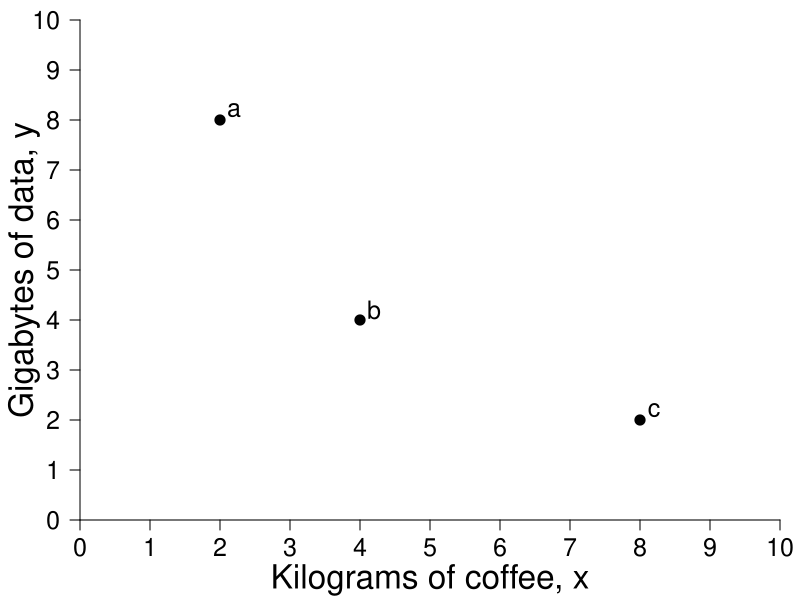

Here is the R script that generated this plot:
#Graph Designer: Simon Halliday
#Authors: Bowles, Foley and Halliday
#Title: Coordination, Conflict and Competition: A Text in Microeconomics

library(shape)
#pdf(file = "indiff_shaded_newSTEP1.pdf", width = 8, height = 6)
#pdf(file = "indiff_shaded_newSTEP2.pdf", width = 8, height = 6)
pdf(file = "constrained_optimization/indiff_bundles_only.pdf", width = 8, height = 6)

#Set parameters for graphics
axislabelsize <- 1.5
labelsize <- 1.1
graphlinewidth <- 2
segmentlinewidth <- 1.5

COL <- c("#7fc97f", "#beaed4", "#fdc086", "#ffff99", "#386cb0", "#f0027f", "#bf5b17", "#666666")
COLA <- c("#e0f3db", "#99d8c9","#66c2a4","#41ae76", "#238b45", "#005824")
COLB <- c("#c6dbef", "#4eb3d3", "#2b8cbe", "#0868ac","#084081")

#Edited the margins to cater for the larger LHS labels
par(mar =  c(4, 4, 1, 1))

uFn <- function(x, y, alpha = 0.5){
  (x^alpha)*(y^(1 - alpha))
}

indiffA <- function(x, alpha = 0.5, uA = 5) {
  (uA / x^alpha)^(1/(1 - alpha))
}

xlims <- c(0, 10)
ylims <- c(0, 10)

npts <- 501 
x <- seq(xlims[1], xlims[2], length.out = npts)
y <- seq(ylims[1], ylims[2], length.out = npts) 
a <- c(2, 4, 6)

plot(0, 0, xlim = xlims, ylim = ylims, type = "n",
     xlab = expression(paste("")),
     ylab = expression(paste("")), 
     xaxt = "n", 
     yaxt = "n", 
     cex.lab = axislabelsize, 
     bty = "n", 
     xaxs="i", 
     yaxs="i"
)


ticksy <- seq(from = 0, to = ylims[2], by = 1)
ylabels <- seq(from = 0, to = ylims[2], by = 1)
ticksx <- seq(from = 0, to = xlims[2], by = 1)
xlabels <- seq(from = 0, to = xlims[2], by = 1)
# ticksy <- c(ylims[1], 5.25, 8, ylims[2])
# ylabels <- c(NA, expression(paste(y,"*")), expression(paste(bar(y))), NA)
# ticksx <- c(xlims[1], 5.25, 8.944272, xlims[2])
# xlabels <- c(NA, expression(paste(x,"*")), expression(paste(bar(x))), NA)

axis(1, at = ticksx, pos = 0, labels = xlabels)
axis(2, at = ticksy, pos = 0, labels = ylabels, las = 1)

npts <- 500 
xx1 <- seq(xlims[1], xlims[2], length.out = npts)
xx2 <- seq(0, xlims[2], length.out = npts)
xx3 <- seq(xlims[1], 0, length.out = npts)

#Draw the polygon for shading the utility areas
# xpoly1 <- seq(from = xlims[1], to = xlims[2], length.out = 500)
# ypoly1 <- indiffA(xpoly1, alpha = 0.5, uA = 4)
# polygon(x = c(xpoly1, rev(xpoly1[1])), y = c(ypoly1, rev(ypoly1)[1]), col=COLA[1], density=NULL, border = NA)
# ypoly1 <- indiffA(xpoly1, alpha = 0.5, uA = 4)
# polygon(x = c(0, 0, xlims[2], xlims[2], 0), y = c(0, indiffA(xlims[2]), indiffA(xlims[2]), 0, 0), col=COLA[1], density=NULL, border = NA)
# 
# 
# polygon(x = c(xlims[2], rev(xpoly1), xpoly1), y = c(ylims[2], rev(ypoly1), ypoly1), col=COLB[1], density=NULL, border = NA)


#Draw the graphs
# lines(xx1, indiffA(xx1, alpha = 0.5, uA = 4), col = COLA[5], lwd = graphlinewidth)

#Label the feasible frontier
# text(3.2, 1, expression("Feasible Frontier"), cex = labelsize)
# text(3.2, 0.5, expression("(production possibilities frontier)"), cex = labelsize)
# Arrows(4.35, 0.95, 8.1, 0.95, col = "black", lty = 1, lwd = 2, arr.type = "triangle", arr.lwd = 0.5)

#Axis labels
mtext(expression(paste("Kilograms of coffee, ", x)), side = 1, line = 2.5, cex = axislabelsize)
text(-0.8, 5, expression(paste("Gigabytes of data, ", y)), xpd = TRUE, cex = axislabelsize, srt = 90) 


# contour(x, y, 
#         outer(x, y, uFn),
#         drawlabels = FALSE,
#         col = COLB[3],
#         lwd = graphlinewidth,
#         levels = a, 
#         xaxs="i", 
#         yaxs="i", 
#         add = TRUE)


#Label the indifference curves
# text(9.5, 1.3, expression(u[1]^A == 4), cex = labelsize)

# text(3, 3, expression(u^A < 4), cex = labelsize)
# text(3, 2.5, expression(paste("Worse than ", u[1]^A)), cex = labelsize)

# text(7, 7, expression(u^A > 4), cex = labelsize)
# text(7, 6.5, expression(paste("Better than ", u[1]^A)), cex = labelsize)
#text(9.5, 3.15, expression(u[2]^A), cex = labelsize)
#text(9.5, 5.85, expression(u[3]^A), cex = labelsize)

#Annotate points (4,4),(2,8),(8,2) on indiff curve
text(2.2, 8.2, expression(paste(a)), cex = labelsize)
points(2, 8, pch = 16, col = "black", cex = 1.5)

text(4.2, 4.2, expression(paste(b)), cex = labelsize)
points(4, 4, pch = 16, col = "black", cex = 1.5)

text(8.2, 2.2, expression(paste(c)), cex = labelsize)
points(8, 2, pch = 16, col = "black", cex = 1.5)

dev.off()
